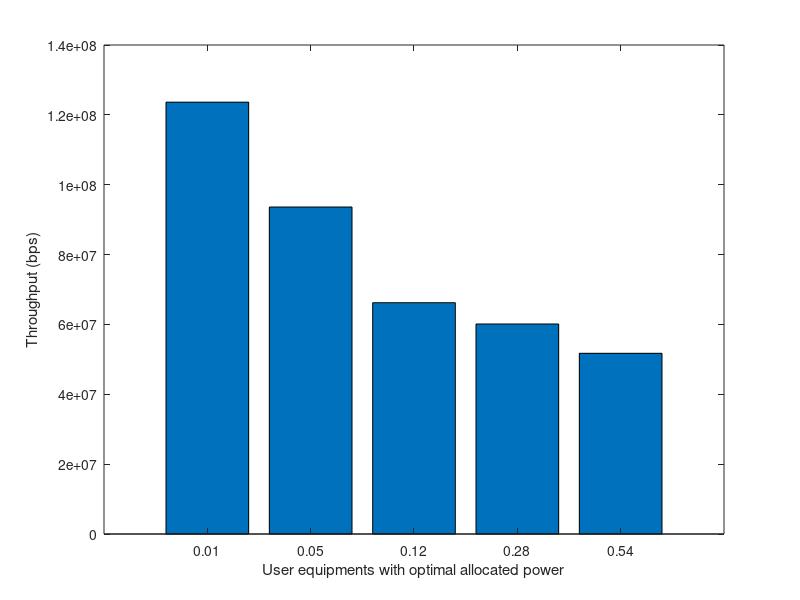
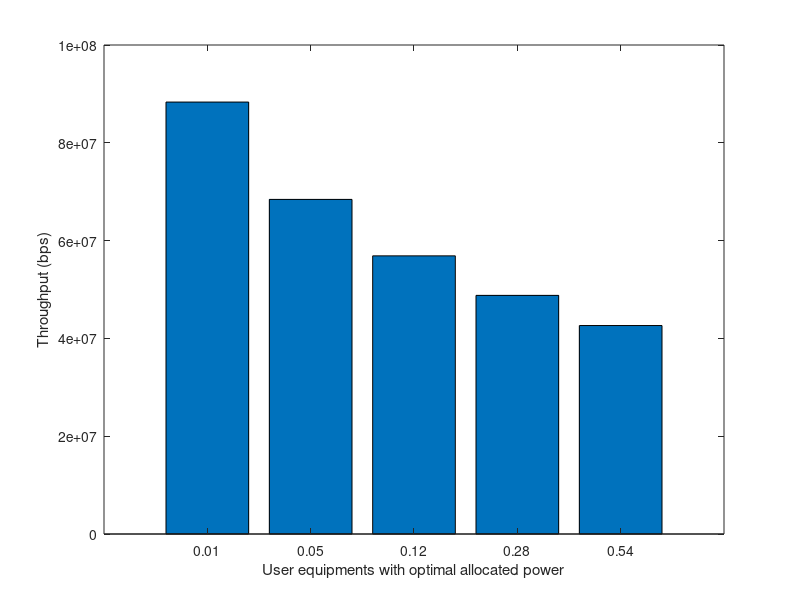

Reproduce these figures in MATLAB, in order.
clear;
clc;

NumberOfUsers = 5;% please enter number of users/mobile equipments

B = 50*10^6;  % Hz 

Pt = 1; %watt

N0 = 10^(-17);    %noise density watt/Hz (-210 dBm/Hz)

PowerMatrix = dlmread('data/power5.txt',' ');

%free space loss dB for 2 GHz
d1 = 50; %m distance for the first user
d_inc = 50; %m
f = 1*10^9; %Hz
for i = 1: 1: NumberOfUsers
    loss(i) = -20*log10(d1 + d_inc*(i - 1)) - 20*log10(f) + 147.55; %free space path loss
end

loss = 10.^(loss./10);
snrs = 10*log10((loss.*Pt) ./ (N0*B));

%%% OMA
for i = 1:1:NumberOfUsers
    cap_oma(i) = (B/NumberOfUsers)*log2(1 + (Pt*loss(i) / (N0*B)));
end
Fairness_constraint = sum(cap_oma)^2 / (NumberOfUsers*sum(cap_oma.^2)); %%% Fairness for OFDM

Fairness_constraint = 0.9;

%%%% NOMA

maxf = 0; %just to keep max. fairness

for i = 1:1:length(PowerMatrix)
    
    powers = PowerMatrix(i,:);
    
    for  u = 1:1:NumberOfUsers
        
        interf_Power = 0;
        
        for u_interf = (u-1):-1:1
            interf_Power = interf_Power + powers(u_interf)*Pt*loss(u);
        end
                
        cap(i,u) = B*log2(1 + powers(u)*Pt*loss(u) / (N0*B + interf_Power));
                                  
    end
    
    fairness = sum(cap(i,:))^2 / (NumberOfUsers*sum(cap(i,:).^2));
    if fairness < Fairness_constraint
        cap(i,:) = zeros(1,NumberOfUsers);
    end
    
    if fairness > maxf
        maxf = fairness;
    end
    
end

%disp(maxf);

%% finding max sum capacity
max_sum = 0;
max_sum_index = 0;
for i = 1:1:length(PowerMatrix)
    if(sum(cap(i,:)) > max_sum)
        max_sum = sum(cap(i,:));
        max_sum_index = i;
    end
end

disp(PowerMatrix(max_sum_index,:));
%disp(PowerMatrix(min_sum_index,:));

%figure
figure(1)
bar(cap(max_sum_index,:));
set(gca,'xticklabel', PowerMatrix(max_sum_index,:));
xlabel('User equipments with optimal allocated power')
ylabel('Throughput (bps)')
sum_noma = sum(cap(max_sum_index,:));

%figure
figure(2)
bar(cap_oma);
set(gca,'xticklabel', PowerMatrix(max_sum_index,:));
xlabel('User equipments with optimal allocated power')
ylabel('Throughput (bps)')
sum_oma = sum(cap_oma);
